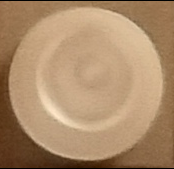
#> input picture data/Alfil-A01.png, 174 x 169 px; its folder holds 4 pictures in this run
$ python imageSegmentationExample.py
#> lines starting #> are read from the running program, lines starting #| are printed output that depends on the picture; after the words box and inside, x2 and y2 are one past the last pixel; in counts of white or black regions, pixels touching at a corner belong together
from skimage.io import imshow, imread
from skimage.color import rgb2gray
from skimage.filters import threshold_otsu # Librería para otsu segmentation
from skimage import feature # Librería para canny
from skimage.morphology import closing
from matplotlib import pyplot as plt
import os


# Obtenemos los nombres de archivos de las piezas en el directorio data
image_path_list = os.listdir("data")

# Tomamos la segunda imagen
i = 1
image_path = image_path_list[i]
image = rgb2gray(imread("data/"+image_path))
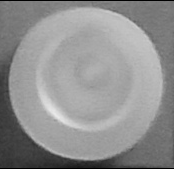
#> image: shape (169, 174) float64; min 0, max 0.917, mean 0.566

# Preprocesando imagen usando el método Otsu segmentation
binary = image < threshold_otsu(image)
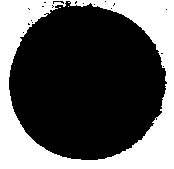
#> binary: shape (169, 174) bool; 35% white; 3 white regions (2 under 20 px), largest, box (x1, y1, x2, y2) and area: (0, 0, 174, 169) 10280
binary = closing(binary)
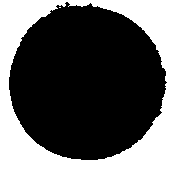
#> binary: shape (169, 174) bool; 35.3% white; 2 white regions (1 under 20 px), largest, box (x1, y1, x2, y2) and area: (0, 0, 174, 169) 10366
imshow(binary)
plt.savefig("imagen-Otsu_segmentation")


# Preprocesando imagen usando el método Canny edge detector
edges2 = feature.canny(image, sigma=3)
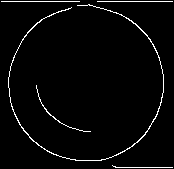
#> edges2: shape (169, 174) bool; 2.9% white in thin lines or dots
imshow(edges2)
plt.savefig("imagen-Canny_edge_dtector")
